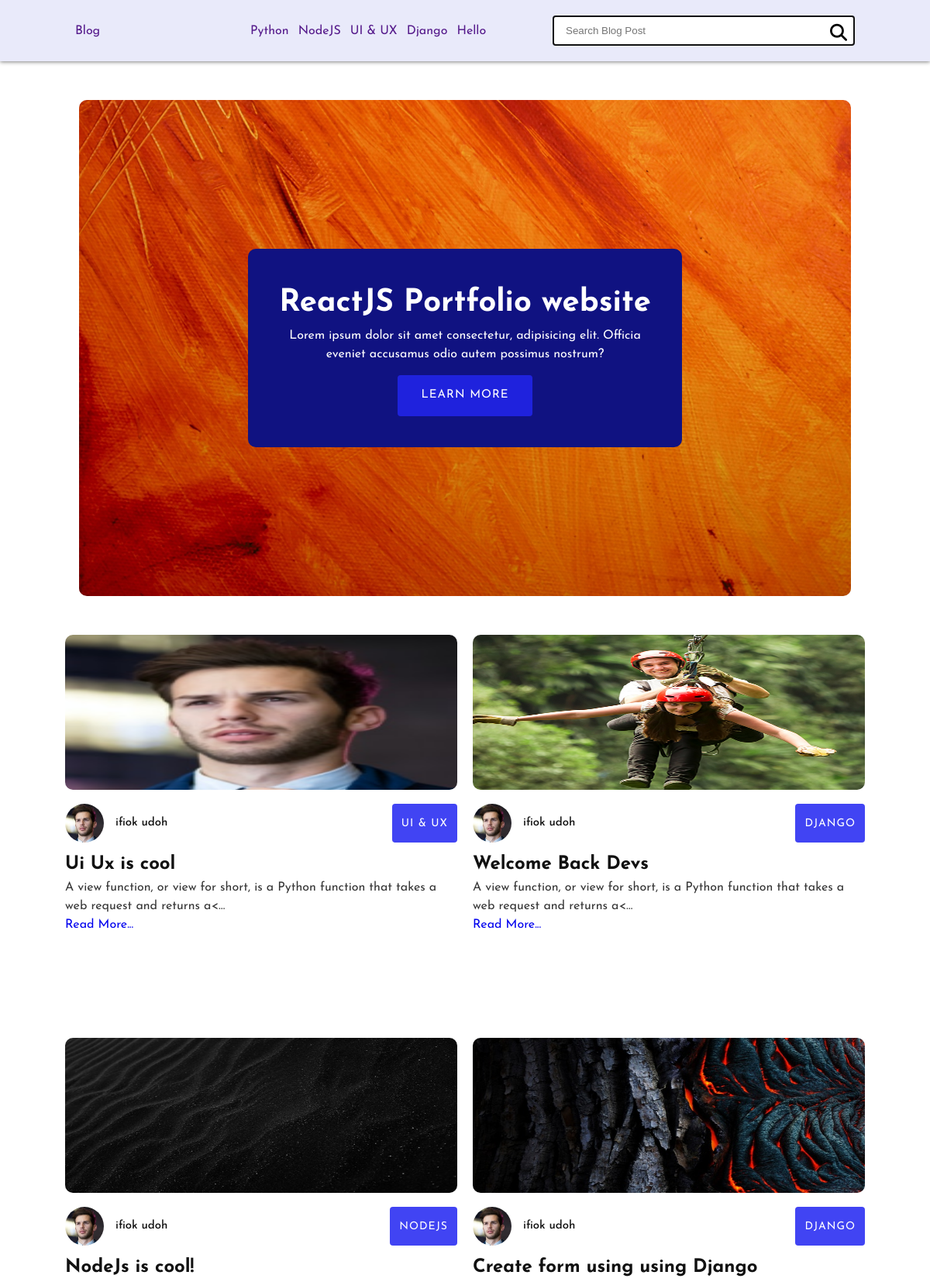
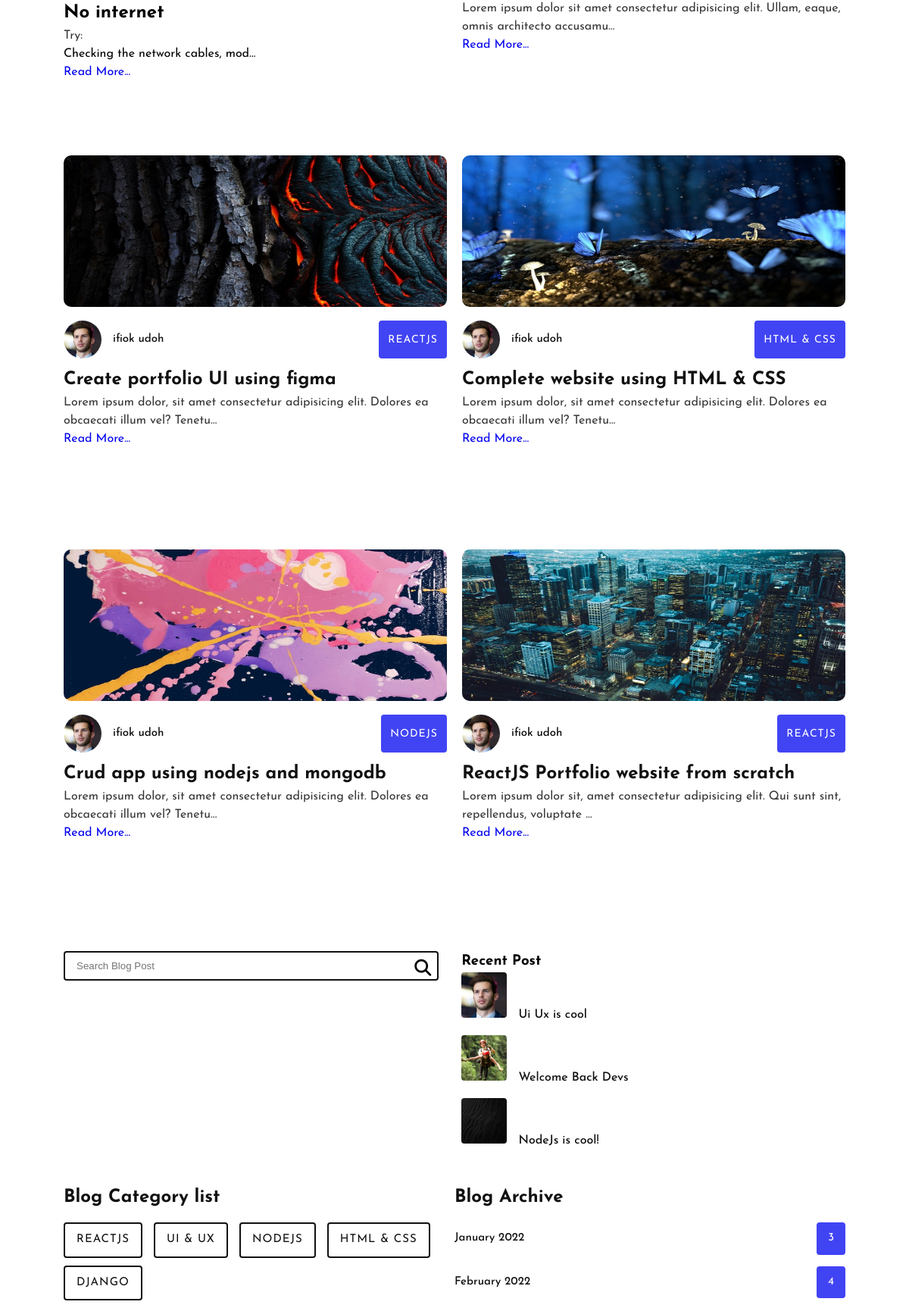
The page / (upper part) on the database its author committed (2 pictures, top to bottom).
### Blog/models.py (models this page shows, shortened)
class Post(models.Model):
    objects = models.Manager() # The default manager.
    published = PublishedManager() # Our custom manager.
    category = models.ForeignKey(Categories,on_delete=models.CASCADE,default='')
    STATUS_CHOICES = (
    ('draft', 'Draft'),
    ('published', 'Published'),
    )
    tags = TaggableManager()
    image = models.ImageField(upload_to='featured_image/%Y/%m/%d/',default = '')
    title = models.CharField(max_length=250)
    slug = models.SlugField(max_length=250, unique_for_date='publish')
    author = models.ForeignKey(BlogAuthor,on_delete=models.CASCADE,related_name='blog_posts')
    body= RichTextUploadingField()
    publish = models.DateTimeField(default=timezone.now)
    created = models.DateTimeField(auto_now_add=True)
    updated = models.DateTimeField(auto_now=True)
    status = models.CharField(max_length=10,choices=STATUS_CHOICES,default='draft')
    class Meta:
        ordering = ('-publish',)

class BlogAuthor(models.Model):
    user = models.OneToOneField(myuser, on_delete=models.CASCADE, blank=True, null=True)
    image = models.ImageField(upload_to="profile_pics/", blank=True, null=True)
    bio = models.TextField(blank=True, null=True)
    def __str__(self):
        return f'{self.user}'

class myuser(AbstractBaseUser, PermissionsMixin):
    email = models.EmailField(unique=True)
    first_name = models.CharField(max_length=40,blank=False)
    last_name = models.CharField(max_length=40,blank=False)
    date_joined = models.DateTimeField(auto_now_add=True)
    is_staff = models.BooleanField(default=False)
    is_active = models.BooleanField(default=True)
    USERNAME_FIELD = 'email'
    REQUIRED_FIELDS = ['first_name','last_name',]
    objects = CustomUserManager()
    def __str__(self):
        return f'{self.first_name} {self.last_name}'

class Categories(models.Model):
    title = models.CharField(max_length=100)
    def __str__(self):
        return f'{self.title}'

### Blog/views.py (the view)
# urls.py: path('',views.home,name='home'),
def home(request):
    posts = Post.objects.filter(status = 'published')
    recent_posts = posts[0:3]
    category = Categories.objects.all()
    return render(request,'Blog/home.html',{'posts':posts,'recent_posts':recent_posts,'category':category})

### Blog/templates/Blog/home.html (shortened to what this page needs)
{% extends 'Blog/index.html'%}
{% load static %}
{% block content %}
<section class="hero-section">
    <div class="mySlides fade">
        <div class="feature-text-wrapper">
            <div class="feature-text">
                <h2>ReactJS Portfolio website</h2>
                <p>Lorem ipsum dolor sit amet consectetur, adipisicing elit. Officia <br> eveniet accusamus odio autem possimus nostrum?</p>
                <a class="feature-post-btn" href="blog-details.html">Learn More</a>
            </div>
        </div>
    </div>
</section>
<section class="main-area-container">
    <div class="main-area-wrapper">
        <div class="blog-container">
            <div class="blog-container-wrapper">
                {% for data in posts %}
                    <div class="blog-card">
                        <img class="card-image" src="{{data.image.url}}" alt="">
                        <div class="blog-item">
                            <div class="blog-list-meta">
                                <a class="blog-author" href="#">
                                    <img src="{{data.author.image.url}}" alt="Blog Author">
                                    <span>{{data.author}}</span>
                                </a>
                                <a class="blog-category" href="#">{{data.category}}</a>
                            </div>
                            <div class="blog-text">
                                <h3>{{data.title}}</h3>
                                <p>{{ data.body|safe|truncatechars:100 }}</p>
                                <a class="blog-list-btn" href="{% url 'Post_Detail' data.id %}">Read More...</a>
                            </div>
                        </div>
                    </div>
                {% endfor %}
            </div>
        </div>
        <div class="blog-sidebar">
            <div class="sidebar-container-1">
                <div class="blog-search-sidebar">
                    <form action="{% url 'Search_Result' %}" method="POST">
                        <input name="query" type="search" placeholder="Search Blog Post" >
                        <button type="submit">
                            <i class="fa-solid fa-magnifying-glass"></i>
                        </button>
                    </form>
                </div>
                <div class="sidebar-widget recent-post">
                    <h3>Recent Post</h3>
                    {% for data in recent_posts %}
                        <div class="single-recent-post">
                            <a href="blog-details.html">
                                <img src="{{ data.image.url }}" alt="Recent Post">
                                <span>{{data.title}}</span>
                            </a>
                        </div>
                    {% endfor %}
                </div>
            </div>
            <div class="sidebar-container-2">
                <div class="blog-category-list">
                    <h3>Blog Category list</h3>
                    <ul>
                        {% for data in category %}
                        <li><a href="#">{{data.title}}</a></li>
                       {% endfor %}
                    </ul>
                </div>
                <div class="blog-archive-list">
                    <h3>Blog Archive</h3>
                    <ul>
                        <li>
                            <a href="#">
                                <span class="archive-date">January 2022</span>
                                <span class="archive-post-number">3</span>
                            </a>
                        </li>
                        <li>
                            <a href="#">
                                <span class="archive-date">February 2022</span>
                                <span class="archive-post-number">4</span>
                            </a>
                        </li>
                    </ul>
                </div>
            </div>
        </div>
    </div>
</section>
{% endblock %}

### rows shown on the page
Post: image (picture), author.image (picture), author "ifiok udoh", category "UI & UX", title "Ui Ux is cool", body "A view function, or view for short, is a Python function that takes a web request and returns a<…"
Post: image (picture), author.image (picture), author "ifiok udoh", category "DJANGO", title "Welcome Back Devs", body "A view function, or view for short, is a Python function that takes a web request and returns a<…"
Post: image (picture), author.image (picture), author "ifiok udoh", category "NODEJS", title "NodeJs is cool!", body "No internet Try: Checking the network cables, mod…"
Post: image (picture), author.image (picture), author "ifiok udoh", category "DJANGO", title "Create form using using Django", body "Lorem ipsum dolor sit amet consectetur adipisicing elit. Ullam, eaque, omnis architecto accusamu…"
Post: image (picture), author.image (picture), author "ifiok udoh", category "REACTJS", title "Create portfolio UI using figma", body "Lorem ipsum dolor, sit amet consectetur adipisicing elit. Dolores ea obcaecati illum vel? Tenetu…"
Post: image (picture), author.image (picture), author "ifiok udoh", category "HTML & CSS", title "Complete website using HTML & CSS", body "Lorem ipsum dolor, sit amet consectetur adipisicing elit. Dolores ea obcaecati illum vel? Tenetu…"
Post: image (picture), author.image (picture), author "ifiok udoh", category "NODEJS", title "Crud app using nodejs and mongodb", body "Lorem ipsum dolor, sit amet consectetur adipisicing elit. Dolores ea obcaecati illum vel? Tenetu…"
Post: image (picture), author.image (picture), author "ifiok udoh", category "REACTJS", title "ReactJS Portfolio website from scratch", body "Lorem ipsum dolor sit, amet consectetur adipisicing elit. Qui sunt sint, repellendus, voluptate …"
Categories: title "REACTJS"
Categories: title "UI & UX"
Categories: title "NODEJS"
Categories: title "HTML & CSS"
Categories: title "DJANGO"
